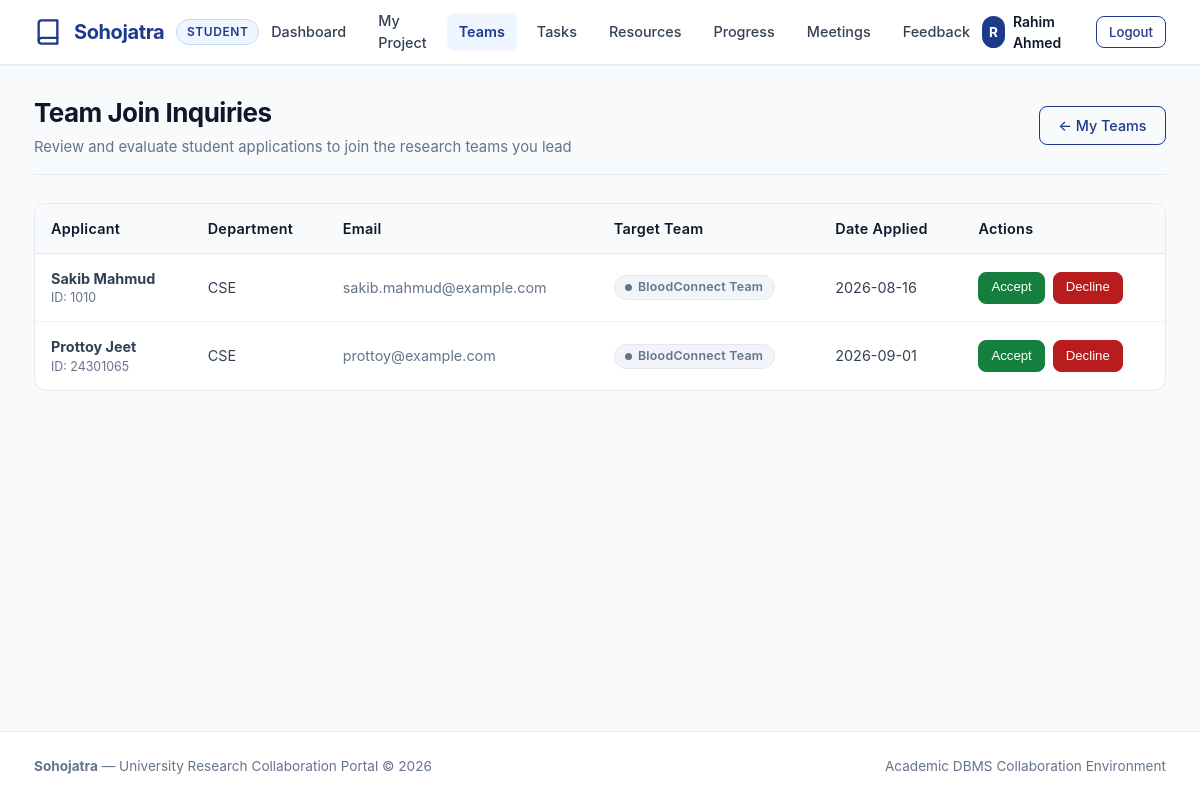
The page /team_requests.php (signed in) on the database its author committed.
### tables this page shows
CREATE TABLE `join_request` (
  `Request_ID` int(11) NOT NULL,
  `User_ID` int(11) NOT NULL,
  `Team_ID` int(11) NOT NULL,
  `Request_Date` date NOT NULL,
  `Status` varchar(20) NOT NULL
);

CREATE TABLE `user` (
  `User_ID` int(11) NOT NULL,
  `First_Name` varchar(50) NOT NULL,
  `Last_Name` varchar(50) NOT NULL,
  `Department` varchar(100) NOT NULL,
  `Email` varchar(100) NOT NULL,
  `Password` varchar(255) NOT NULL
);

CREATE TABLE `team` (
  `Team_ID` int(11) NOT NULL,
  `Creation_Date` date NOT NULL,
  `Faculty_ID` int(11) DEFAULT NULL,
  `Team_Name` varchar(50) NOT NULL,
  `Project_ID` int(11) NOT NULL
);

### team_requests.php (the view, shortened to what this page needs)
<?php
include 'db.php';
$student_id = (int)$_SESSION['user_id'];
$sql = "SELECT jr.Request_ID,
               jr.User_ID AS Applicant_ID,
               jr.Team_ID,
               jr.Request_Date,
               jr.Status,
               u.First_Name,
               u.Last_Name,
               u.Email,
               u.Department,
               t.Team_Name
        FROM Join_Request jr
        JOIN Team t ON jr.Team_ID = t.Team_ID
        JOIN Joins j ON t.Team_ID = j.Team_ID
        JOIN User u ON jr.User_ID = u.User_ID
        WHERE j.User_ID = ?
          AND j.Role = 'Leader'
          AND jr.Status = 'Pending'
        ORDER BY jr.Request_Date ASC";
$stmt = $conn->prepare($sql);
$stmt->bind_param("i", $student_id);
$stmt->execute();
$result = $stmt->get_result();
include 'includes/header.php';
include 'includes/navbar.php';
?>
<main class="main-content">
    <div class="container">
        <div class="page-header">
            <div>
                <h1 class="page-title">Team Join Inquiries</h1>
                <p class="page-subtitle">Review and evaluate student applications to join the research teams you lead</p>
            </div>
            <div class="page-actions">
                <a href="view_team.php" class="btn btn-outline">&larr; My Teams</a>
            </div>
        </div>
        <?php if ($result && $result->num_rows > 0): ?>
            <div class="table-responsive">
                <table class="table">
                    <thead>
                        <tr>
                            <th>Applicant</th>
                            <th>Department</th>
                            <th>Email</th>
                            <th>Target Team</th>
                            <th>Date Applied</th>
                            <th>Actions</th>
                        </tr>
                    </thead>
                    <tbody>
                        <?php while ($row = $result->fetch_assoc()): ?>
                            <tr>
                                <td>
                                    <strong><?php echo htmlspecialchars($row['First_Name'] . ' ' . $row['Last_Name']); ?></strong>
                                    <div style="font-size: 0.775rem; color: var(--text-muted);">ID: <?php echo htmlspecialchars($row['Applicant_ID']); ?></div>
                                </td>
                                <td><?php echo htmlspecialchars($row['Department']); ?></td>
                                <td style="color: var(--text-muted);"><?php echo htmlspecialchars($row['Email']); ?></td>
                                <td>
                                    <span class="badge badge-low"><?php echo htmlspecialchars($row['Team_Name']); ?></span>
                                </td>
                                <td><?php echo htmlspecialchars($row['Request_Date']); ?></td>
                                <td>
                                    <form method="POST" style="display: inline-flex; gap: 0.5rem; margin: 0;">
                                        <button type="submit" name="accept" class="btn btn-sm btn-success" data-confirm="Accept this student into your research team?">
                                            Accept
                                        </button>
                                        <button type="submit" name="reject" class="btn btn-sm btn-danger" data-confirm="Decline this join request?">
                                            Decline
                                        </button>
                                    </form>
                                </td>
                            </tr>
                        <?php endwhile; ?>
                    </tbody>
                </table>
            </div>
        <?php endif; ?>
    </div>
</main>
<?php include 'includes/footer.php'; ?>

### assets/css/style.css (style rules this page uses)
:root { --primary: #1e3a8a; --primary-hover: #172554; --primary-light: #eff6ff; --primary-border: #bfdbfe; --accent: #0284c7; --accent-hover: #0369a1; --accent-light: #f0f9ff; --bg-main: #f8fafc; --bg-card: #ffffff; --bg-card-hover: #fcfdfe; --bg-muted: #f1f5f9; --text-main: #0f172a; --text-body: #334155; --text-muted: #64748b; --text-light: #94a3b8; --text-white: #ffffff; --border-color: #e2e8f0; --border-subtle: #edf2f7; --border-focus: #3b82f6; --success: #15803d; --success-bg: #f0fdf4; --success-border: #bbf7d0; --warning: #b45309; --warning-bg: #fffbeb; --warning-border: #fde68a; --danger: #b91c1c; --danger-bg: #fef2f2; --danger-border: #fecaca; --info: #0369a1; --info-bg: #f0f9ff; --info-border: #bae6fd; --font-sans: -apple-system, BlinkMacSystemFont, "Segoe UI", Roboto, "Helvetica Neue", Arial, sans-serif; --font-mono: ui-monospace, SFMono-Regular, Menlo, Monaco, Consolas, monospace; --shadow-xs: 0 1px 2px rgba(15, 23, 42, 0.04); --shadow-sm: 0 1px 3px rgba(15, 23, 42, 0.08), 0 1px 2px rgba(15, 23, 42, 0.04); --shadow-md: 0 4px 6px -1px rgba(15, 23, 42, 0.07), 0 2px 4px -2px rgba(15, 23, 42, 0.04); --shadow-lg: 0 10px 15px -3px rgba(15, 23, 42, 0.08), 0 4px 6px -4px rgba(15, 23, 42, 0.03); --radius-sm: 4px; --radius-md: 8px; --radius-lg: 12px; --radius-full: 9999px; --transition: all 0.18s ease-in-out; }
*, *::before, *::after { box-sizing: border-box; margin: 0; padding: 0; }
html { font-size: 16px; -webkit-text-size-adjust: 100%; }
body { font-family: var(--font-sans); background-color: var(--bg-main); color: var(--text-body); line-height: 1.5; min-height: 100vh; display: flex; flex-direction: column; }
a { color: var(--accent); text-decoration: none; transition: var(--transition); }
.container { width: 100%; max-width: 1180px; margin-left: auto; margin-right: auto; padding-left: 1.5rem; padding-right: 1.5rem; }
.main-content { flex: 1 0 auto; padding-top: 1.75rem; padding-bottom: 3rem; }
.page-header { display: flex; align-items: center; justify-content: space-between; flex-wrap: wrap; gap: 1rem; margin-bottom: 1.75rem; padding-bottom: 1rem; border-bottom: 1px solid var(--border-color); }
.page-title { font-size: 1.625rem; font-weight: 700; color: var(--text-main); letter-spacing: -0.02em; margin-bottom: 0.25rem; }
.page-subtitle { font-size: 0.925rem; color: var(--text-muted); }
.page-actions { display: flex; align-items: center; gap: 0.75rem; flex-wrap: wrap; }
.btn { display: inline-flex; align-items: center; justify-content: center; gap: 0.5rem; padding: 0.55rem 1.15rem; font-size: 0.9rem; font-weight: 500; border-radius: var(--radius-md); border: 1px solid transparent; cursor: pointer; text-decoration: none; transition: var(--transition); line-height: 1.4; white-space: nowrap; }
.btn-outline { background-color: transparent; color: var(--primary); border-color: var(--primary); }
.btn-danger { background-color: var(--danger); color: var(--text-white); border-color: var(--danger); }
.btn-success { background-color: var(--success); color: var(--text-white); border-color: var(--success); }
.btn-sm { padding: 0.35rem 0.75rem; font-size: 0.825rem; }
.table-responsive { width: 100%; overflow-x: auto; -webkit-overflow-scrolling: touch; border: 1px solid var(--border-color); border-radius: var(--radius-lg); background: var(--bg-card); }
.table { width: 100%; border-collapse: collapse; text-align: left; font-size: 0.9rem; }
.table th { background-color: #f8fafc; color: var(--text-main); font-weight: 600; padding: 0.85rem 1rem; border-bottom: 1px solid var(--border-color); white-space: nowrap; letter-spacing: 0.02em; }
.table td { padding: 0.85rem 1rem; border-bottom: 1px solid var(--border-subtle); color: var(--text-body); vertical-align: middle; }
.table tbody tr:last-child td { border-bottom: none; }
.badge { display: inline-flex; align-items: center; gap: 0.35rem; padding: 0.25rem 0.65rem; font-size: 0.775rem; font-weight: 600; border-radius: var(--radius-full); text-transform: capitalize; letter-spacing: 0.02em; line-height: 1.2; }
.badge::before { content: ""; width: 0.45rem; height: 0.45rem; border-radius: 50%; display: inline-block; }
.badge-low { background-color: var(--bg-muted); color: var(--text-muted); border: 1px solid var(--border-color); }
.badge-low::before { background-color: var(--text-muted); }

### rows shown on the page
join_request: user.First_Name+Last_Name "Sakib Mahmud", User_ID "1010", user.Department "CSE", user.Email "sakib.mahmud@example.com", Team_ID.Team_Name "BloodConnect Team", Request_Date "2026-08-16"
join_request: user.First_Name+Last_Name "Prottoy Jeet", User_ID "24301065", user.Department "CSE", user.Email "prottoy@example.com", Team_ID.Team_Name "BloodConnect Team", Request_Date "2026-09-01"

### other values the page prints
$role "STUDENT"
$user_initial "R"
$user_name "Rahim Ahmed"
